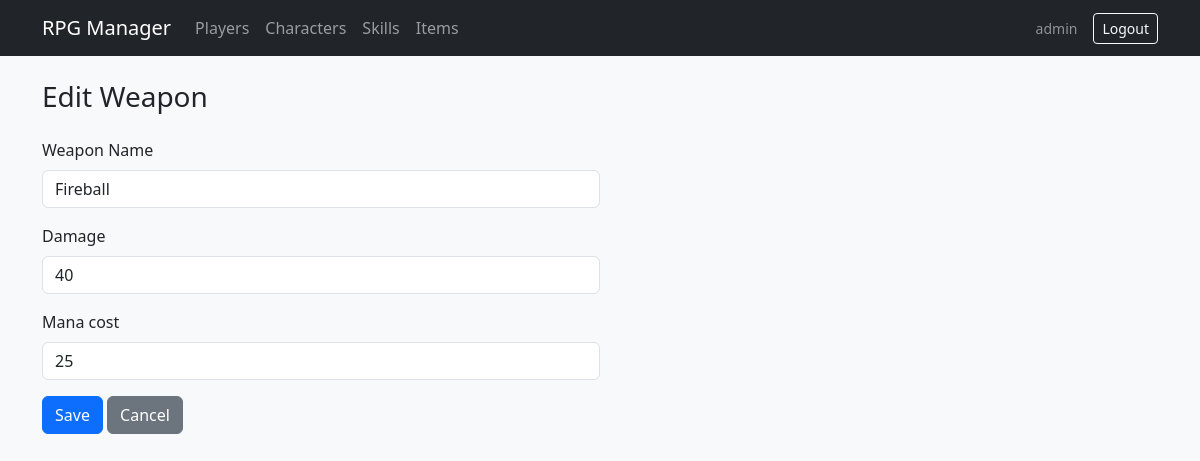
/public/index.php?controller=skill&action=edit&id=1 (signed in), run on the app's committed database.
### tables this page shows
CREATE TABLE IF NOT EXISTS skills (
  id INT UNSIGNED AUTO_INCREMENT PRIMARY KEY,
  name VARCHAR(120) NOT NULL,
  damage INT UNSIGNED NOT NULL DEFAULT 0,
  mana_cost INT UNSIGNED NOT NULL DEFAULT 0
);

### app/core/Controller.php (called while the page is built, shortened)
<?php
class Controller
{
    protected function render(string $viewFile, array $data = []): void
    {
        extract($data, EXTR_SKIP);
        $viewPath = ROOT_PATH . '/frontend/' . $viewFile;
        require $viewPath;
    }
    protected function get(string $key, $default = null)
    {
        return $_GET[$key] ?? $default;
    }
}

### app/controllers/SkillController.php (called while the page is built, shortened)
<?php
class SkillController extends Controller
{
    private Skill $model;
    public function __construct()
    {
        $this->model = new Skill();
    }
    public function edit(): void
    {
        $id = (int) $this->get('id', 0);
        $skill = $this->model->findById($id);
        $this->render('skills/form.php', ['skill' => $skill, 'pageTitle' => 'Edit Skill']);
    }
}

### public/index.php (called while the page is built, shortened)
<?php
require_once ROOT_PATH . '/app/core/bootstrap.php';
$rawAction = strtolower((string) ($_GET['action'] ?? 'index'));
$actionName = preg_replace('/[^a-z]/', '', $rawAction);
$controller = new $className();
$controller->$actionName();

### app/config/helpers.php (called while the page is built)
<?php
function base_url(): string
{
    $b = rtrim((string) BASE_URL, '/');
    return $b === '' ? '' : $b . '/';
}
function e(?string $s): string
{
    return htmlspecialchars((string) $s, ENT_QUOTES, 'UTF-8');
}

### app/core/bootstrap.php (called while the page is built, shortened)
<?php
require_once ROOT_PATH . '/app/config/helpers.php';
spl_autoload_register(function ($className) {
    $paths = [
        ROOT_PATH . '/app/controllers/' . $className . '.php',
        ROOT_PATH . '/app/models/' . $className . '.php',
        ROOT_PATH . '/app/core/' . $className . '.php',
    ];
    foreach ($paths as $path) {
        if (is_file($path)) {
            return;
        }
    }
});
require_once ROOT_PATH . '/app/config/database.php';

### app/config/database.php (called while the page is built, shortened)
<?php
class Database
{
    private static ?PDO $instance = null;
    public static function getConnection(): PDO
    {
        if (self::$instance === null) {
            $dsn = 'mysql:host=' . self::HOST . ';dbname=' . self::DB_NAME . ';charset=' . self::CHARSET;
            $options = [
                PDO::ATTR_ERRMODE            => PDO::ERRMODE_EXCEPTION,
                PDO::ATTR_DEFAULT_FETCH_MODE => PDO::FETCH_ASSOC,
                PDO::ATTR_EMULATE_PREPARES   => false,
            ];
            self::$instance = new PDO($dsn, self::USER, self::PASS, $options);
        }
        return self::$instance;
    }
}

### app/models/Skill.php (called while the page is built, shortened)
<?php
class Skill
{
    private PDO $db;
    public function __construct()
    {
        $this->db = Database::getConnection();
    }
    public function findById(int $id): ?array
    {
        $sql = 'SELECT * FROM skills WHERE id = :id LIMIT 1';
        $st = $this->db->prepare($sql);
        $st->execute(['id' => $id]);
        $row = $st->fetch();
        return $row ?: null;
    }
}

### frontend/skills/form.php (the view, shortened to what this page needs)
<?php
require ROOT_PATH . '/frontend/views/layout/header.php';
$skill = (isset($skill) && is_array($skill)) ? $skill : null;
$isEdit = !empty($skill);
$action = $isEdit ? 'update' : 'store';
?>
<h1 class="h3 mb-4"><?php echo $isEdit ? 'Edit Weapon' : 'Add Weapon'; ?></h1>
<form method="post" action="<?php echo e(base_url()); ?>index.php?controller=skill&action=<?php echo e($action); ?>" class="col-lg-6">
    <div class="mb-3">
        <label class="form-label" for="name">Weapon Name</label>
        <input type="text" class="form-control" id="name" name="name" required
               value="<?php echo $isEdit ? e($skill['name']) : ''; ?>">
    </div>
    <div class="mb-3">
        <label class="form-label" for="damage">Damage</label>
        <input type="number" min="0" class="form-control" id="damage" name="damage" required
               value="<?php echo $isEdit ? e((string) $skill['damage']) : '0'; ?>">
    </div>
    <div class="mb-3">
        <label class="form-label" for="mana_cost">Mana cost</label>
        <input type="number" min="0" class="form-control" id="mana_cost" name="mana_cost" required
               value="<?php echo $isEdit ? e((string) $skill['mana_cost']) : '0'; ?>">
    </div>
    <button type="submit" class="btn btn-primary">Save</button>
    <a class="btn btn-secondary" href="<?php echo e(base_url()); ?>index.php?controller=skill&action=index">Cancel</a>
</form>
<?php require ROOT_PATH . '/frontend/views/layout/footer.php'; ?>

### data on the page
skills: name "Fireball", damage "40", mana_cost "25"

### other printed values
$u['username'] "admin"
